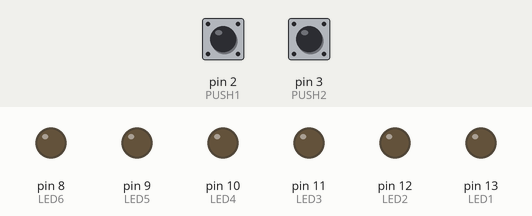
Bench run of a sketch on a simulated Arduino Uno, built with avr-gcc and run on an emulated ATmega328P. Parts: output pins drawn as LEDs (lit = HIGH). Inputs (shaded band) come from the test bench; at power-on: pin 2 (PUSH1) LOW, pin 3 (PUSH2) LOW.

Above: at 1.2 s.
1.3 s: pin 2 (PUSH1) pulled HIGH for 0.15 s
At 1.37 s:
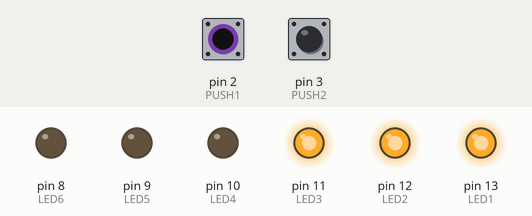
2.9 s: pin 3 (PUSH2) pulled HIGH for 0.15 s
At 2.97 s:
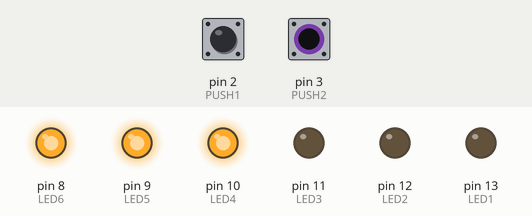
4.5 s: pin 3 (PUSH2) pulled HIGH for 3.2 s
At 8.9 s:
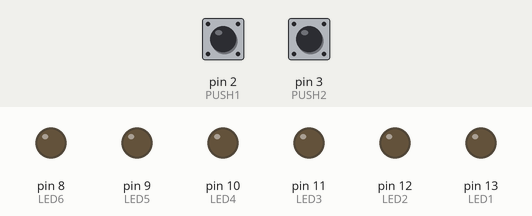
9.2 s: pin 2 (PUSH1) pulled HIGH for 3.2 s
At 10.0 s:
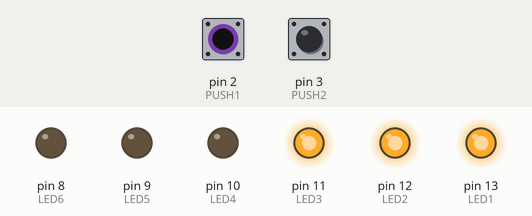
13.9 s: pin 2 (PUSH1) driven HIGH and pin 3 (PUSH2) driven HIGH
At 14.8 s:
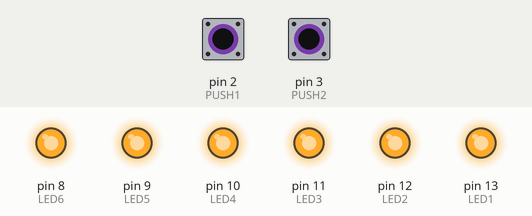
Timing chart, 0 to 16.4 s (numbered marks = the images above; inputs shaded):
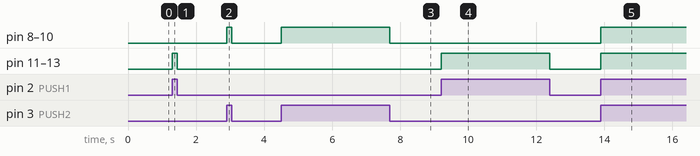

The sketch:

Clase_17-02-22.ino
```cpp
const int LED1 = 13;
const int LED2 = 12;
const int LED3 = 11;
const int LED4 = 10;
const int LED5 = 9;
const int LED6 = 8;
const int PUSH1 = 2;
const int PUSH2 = 3;
int respuesta1;
int respuesta2;

void setup() {
  pinMode (LED1, OUTPUT);
  pinMode (LED2, OUTPUT);
  pinMode (LED3, OUTPUT);
  pinMode (LED4, OUTPUT);
  pinMode (LED5, OUTPUT);
  pinMode (LED6, OUTPUT);
  pinMode (PUSH1, INPUT);
  pinMode (PUSH2, INPUT);

}

void loop() {
  respuesta1=digitalRead(PUSH1);
  respuesta2=digitalRead(PUSH2);

  /////////////////////////////////////////////////////////

  if(respuesta1==HIGH){
    digitalWrite(LED1, HIGH);
    digitalWrite(LED2, HIGH);
    digitalWrite(LED3, HIGH);
  }
  else{
    digitalWrite(LED1, LOW);
    digitalWrite(LED2, LOW);
    digitalWrite(LED3, LOW);
    }

  /////////////////////////////////////////////////////////

   if(respuesta2==HIGH){
    digitalWrite(LED4, HIGH);
    digitalWrite(LED5, HIGH);
    digitalWrite(LED6, HIGH);
  }
  else{
    digitalWrite(LED4, LOW);
    digitalWrite(LED5, LOW);
    digitalWrite(LED6, LOW);
    }

}
```

Measured:
- after the input at 1.3 s, pin 11 (LED3), pin 12 (LED2), pin 13 (LED1): LOW → HIGH at once, → LOW 0.15 s later
- after the input at 2.9 s, pin 8 (LED6), pin 9 (LED5), pin 10 (LED4): LOW → HIGH at once, → LOW 0.15 s later
- after the input at 4.5 s, pin 8 (LED6), pin 9 (LED5), pin 10 (LED4): LOW → HIGH at once, → LOW 3.2 s later
- after the input at 9.2 s, pin 11 (LED3), pin 12 (LED2), pin 13 (LED1): LOW → HIGH at once, → LOW 3.2 s later
- after the input at 13.9 s, pin 8 (LED6), pin 9 (LED5), pin 10 (LED4), pin 11 (LED3), pin 12 (LED2), pin 13 (LED1): LOW → HIGH at once
